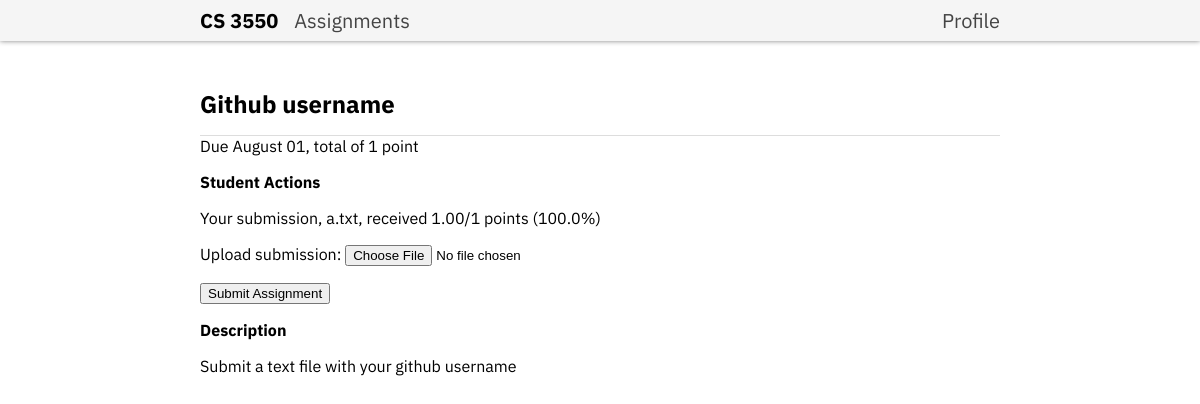
The page /1/ (signed in) on the database its author committed.
### grades/models.py (models this page shows, shortened)
class Assignment(models.Model):
    title = models.CharField(max_length=200)
    description = models.TextField()
    deadline = models.DateTimeField()
    weight = models.IntegerField()
    points = models.IntegerField()

### grades/views.py (the view, shortened to what this page needs)
# urls.py: path('<int:assignment_id>/', views.assignment, name='assignment'),
@login_required
def assignment(request, assignment_id):
    assignment = get_object_or_404(models.Assignment, id=assignment_id)
    user = request.user
    is_authenticated = user.is_authenticated
    is_student_user = is_student(user) or not is_authenticated
    is_ta_user = is_ta(user)
    is_admin = user.is_superuser
    total_submissions = assignment.submission_set.count()
    total_students = models.Group.objects.get(name="Students").user_set.count()
    if is_admin:
        your_submissions = total_submissions
    else:
        your_submissions = assignment.submission_set.filter(grader=user).count()
    user_submission = None
    submission_status = "No current submission"
    past_due = assignment.deadline < timezone.now()
    file_error = None
    if is_authenticated and is_student_user:
        user_submission = assignment.submission_set.filter(author=user).first()
        if user_submission:
            if user_submission.score is not None and past_due:
                percentage = (user_submission.score / assignment.points) * 100
                submission_status = f"Your submission, {user_submission.file.name.split('/')[-1]}, received {user_submission.score}/{assignment.points} points ({percentage:.1f}%)"
            elif past_due:
                submission_status = f"Your submission, {user_submission.file.name.split('/')[-1]}, is being graded"
            else:
                submission_status = f"Your current submission is {user_submission.file.name.split('/')[-1]}"
        elif past_due:
            submission_status = "You did not submit this assignment and received 0 points"
        else:
            submission_status = "No current submission"
    context = {
        'title': f'{assignment.title} - CS 3550',
        'assignment': assignment,
        'total_submissions': total_submissions,
        'your_submissions': your_submissions,
        'total_students': total_students,
        'user_submission': user_submission,
        'submission_status': submission_status,
        'past_due': past_due,
        'file_error': file_error,
        'user': user,
        'is_student': is_student_user,
        'is_ta': is_ta_user,
        'is_admin': is_admin
    }
    return render(request, "assignment.html", context)

### grades/views.py (called while the page is built)
def is_student(user):
    return user.groups.filter(name="Students").exists()

def is_ta(user):
    return user.groups.filter(name="Teaching Assistants").exists()

### grades/templates/assignment.html (shortened to what this page needs)
{% include "header.html" with title="Assignments Page" %}
<main>
  <h1>{{ assignment.title }}</h1>
  <p>Due {{ assignment.deadline|date:"F d" }}, total of {{ assignment.points }} point{{ assignment.points|pluralize }}</p>
  <section aria-label="submission status">
    {% if is_ta or is_admin %}
      <p>Currently {{ total_submissions }}/{{ total_students }} submission{{ total_students|pluralize }}</p>
      <p>
        {{ your_submissions }} submission{{ your_submissions|pluralize }} assigned to you
        {% if your_submissions > 0 %}
          <a href="/{{ assignment.id }}/submissions/" title="Grade your assigned submission">Grade</a>
        {% endif %}
      </p>
    {% else %}
      <div class="action-card">
        <h2>Student Actions</h2>
        <p>{{ submission_status }}</p>
        {% if True %}
        <form action="/{{ assignment.id }}/" method="post" enctype="multipart/form-data">
          <p>
            <label for="submission_file">Upload submission:</label>
            <input type="file" id="submission_file" name="submission_file" accept="application/pdf">
          </p>
          <button type="submit">Submit Assignment</button>
        </form>
        {% endif %}
      </div>
    {% endif %}
  </section>
  <section>
    <h2>Description</h2>
    {{ assignment.description|safe }}
  </section>
</main>

### static/main.css (style rules this page uses)
main { max-width: 50rem; margin: 3rem auto 0; padding: 0 1rem; }
main h1 { font-size: 1.5rem; margin: 0; padding-bottom: 1rem; border-bottom: 1px solid #ddd; }
main h1 + p { margin-top: 0; }
main h2 { font-size: 1rem; margin: 1rem 0; }
main p, main ul { margin: 1rem 0; }

### rows shown on the page
Assignment: title "Github username", deadline "August 01", points "1", description "Submit a text file with your github username"

### other values the page prints
{{ submission_status }} "Your submission, a.txt, received 1.00/1 points (100.0%)"
